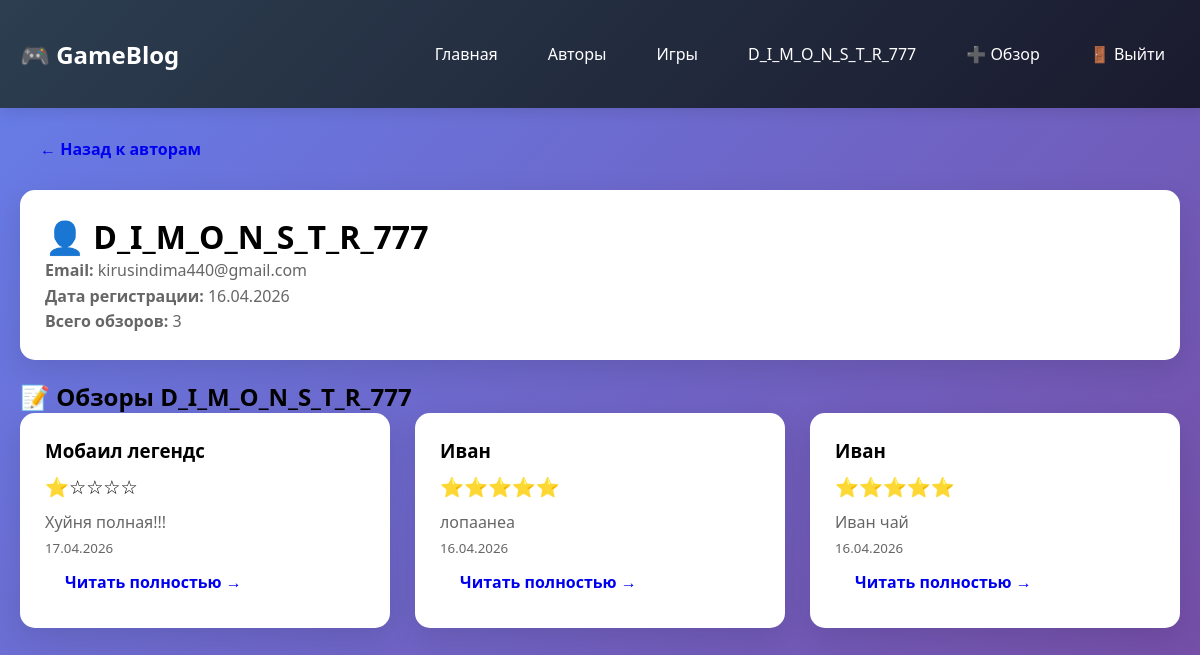
The app's page /user/1 (signed in) with its own data.
### models.py (models this page shows, shortened)
class User(db.Model, UserMixin):
    __tablename__ = 'users'
    id = db.Column(db.Integer, primary_key=True)  # было primaty_key
    username = db.Column(db.String(100), unique=True, nullable=False)
    email = db.Column(db.String(100), unique=True, nullable=True)
    password_hash = db.Column(db.String(300), nullable=False)
    created_at = db.Column(db.DateTime, default=datetime.utcnow)
    reviews = db.relationship('Review', backref='author', lazy=True)

class Review(db.Model):
    __tablename__ = 'reviews'
    id = db.Column(db.Integer, primary_key=True)
    rating = db.Column(db.Integer, nullable=False)
    review_text = db.Column(db.Text, nullable=False)
    created_at = db.Column(db.DateTime, default=datetime.utcnow)
    views = db.Column(db.Integer, default=0)
    user_id = db.Column(db.Integer, db.ForeignKey('users.id'), nullable=False)
    game_id = db.Column(db.Integer, db.ForeignKey('games.id'), nullable=False)
    @property
    def stars(self):
        return '⭐' * self.rating + '☆' * (5 - self.rating)
    @property
    def short_review(self):
        if len(self.review_text) > 50:
            return self.review_text[:50] + '...'
        return self.review_text

class Game(db.Model):  # было class = Game
    __tablename__ = 'games'
    id = db.Column(db.Integer, primary_key=True)
    title = db.Column(db.String(200), unique=True, nullable=False)
    genre = db.Column(db.String(100), nullable=False)  # было ganre и Strong
    release_year = db.Column(db.Integer)
    reviews = db.relationship('Review', backref='game', lazy=True)

### app.py (the view)
@app.route('/user/<int:user_id>')
@login_required
def show_user(user_id):
    user = User.query.get_or_404(user_id)
    reviews = Review.query.filter_by(user_id=user_id).order_by(Review.created_at.desc()).all()
    return render_template('user_detail.html', user=user, reviews=reviews)

### app.py (called while the page is built)
@login_manager.user_loader
def load_user(user_id):
    return User.query.get(int(user_id))

### templates/user_detail.html (shortened to what this page needs)
{% extends "base.html" %}
{% block content %}
<a href="/users" class="btn">← Назад к авторам</a>
<div class="card" style="margin-top: 20px;">
    <h1>👤 {{ user.username }}</h1>
    <p><strong>Email:</strong> {{ user.email or 'Не указан' }}</p>
    <p><strong>Дата регистрации:</strong> {{ user.created_at.strftime('%d.%m.%Y') }}</p>
    <p><strong>Всего обзоров:</strong> {{ reviews|length }}</p>
</div>
<h2>📝 Обзоры {{ user.username }}</h2>
<div class="reviews-grid">
    {% for review in reviews %}
    <div class="card">
        <h3>{{ review.game.title }}</h3>
        <div class="rating">{{ review.stars }}</div>
        <p>{{ review.short_review }}</p>
        <p><small>{{ review.created_at.strftime('%d.%m.%Y') }}</small></p>
        <a href="/review/{{ review.id }}" class="btn">Читать полностью →</a>
    </div>
    {% else %}
    <div class="card">
        <p>😢 У {{ user.username }} пока нет обзоров</p>
    </div>
    {% endfor %}
</div>
{% endblock %}

### templates/base.html (shortened to what this page needs)
<!DOCTYPE html>
<html lang="ru">
<head>
    <link rel="stylesheet" href="{{ url_for('static', filename='css/style.css') }}">
</head>
<body>
    <nav class="navbar">
        <div class="container">
            <a href="/" class="logo">🎮 GameBlog</a>
            <div class="nav-links">
                <a href="/">Главная</a>
                <a href="/users">Авторы</a>
                <a href="/games">Игры</a>
                {% if current_user.is_authenticated %}
                    <a href="/profile">{{ current_user.username }}</a>
                    <a href="/add">➕ Обзор</a>
                    <a href="/logout">🚪 Выйти</a>
                {% else %}
                    <a href="/login">🔑 Войти</a>
                    <a href="/register">📝 Регистрация</a>
                {% endif %}
            </div>
        </div>
    </nav>
    <div class="container">
        {% block content %}{% endblock %}
    </div>
</body>
</html>

### static/css/style.css (style rules this page uses)
* { margin: 0; padding: 0; box-sizing: border-box; }
body { font-family: 'Segoe UI', Tahoma, Geneva, Verdana, sans-serif; background: linear-gradient(135deg, #667eea 0%, #764ba2 100%); min-height: 100vh; }
.container { max-width: 1200px; margin: 0 auto; padding: 20px; }
.navbar { background: linear-gradient(135deg, #2c3e50, #1a1a2e); padding: 15px 0; box-shadow: 0 4px 15px rgba(0,0,0,0.1); }
.navbar .container { display: flex; justify-content: space-between; align-items: center; }
.logo { color: white; font-size: 1.5em; font-weight: bold; text-decoration: none; }
.nav-links { display: flex; gap: 20px; flex-wrap: wrap; }
.nav-links a { color: white; text-decoration: none; padding: 8px 15px; border-radius: 5px; transition: all 0.3s; }
.card { background: white; border-radius: 15px; padding: 25px; margin-bottom: 20px; box-shadow: 0 10px 30px rgba(0,0,0,0.1); transition: transform 0.3s; }
.card p { color: #666; line-height: 1.6; }
.reviews-grid { display: grid; grid-template-columns: repeat(auto-fill, minmax(350px, 1fr)); gap: 25px; }
.rating { font-size: 1.2em; margin: 10px 0; }
.btn { display: inline-block; padding: 10px 20px; border-radius: 8px; text-decoration: none; font-weight: bold; margin-right: 10px; }

### records on screen
User: username "D_I_M_O_N_S_T_R_777", email "kirusindima440@gmail.com", created_at "16.04.2026"
Review: game "Мобаил легендс", stars "⭐☆☆☆☆", short_review "Хуйня полная!!!", created_at "17.04.2026"
Review: game "Иван", stars "⭐⭐⭐⭐⭐", short_review "лопаанеа", created_at "16.04.2026"
Review: game "Иван", stars "⭐⭐⭐⭐⭐", short_review "Иван чай", created_at "16.04.2026"

### other values on screen
{{ reviews|length }} "3"
